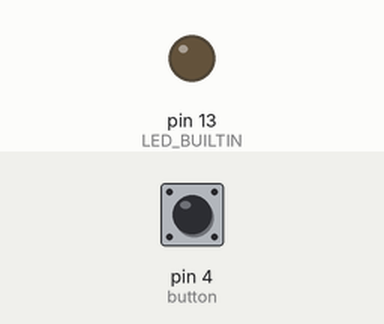
Simulated run of this sketch. Board: Arduino Uno, built with avr-gcc and run on an emulated ATmega328P. On the bench: output pins drawn as LEDs (lit = HIGH). The test bench sets the inputs (shaded band); at power-on: pin 4 (button) LOW.

Above: at 1.2 s.
1.3 s: pin 4 (button) pulled HIGH for 0.15 s
At 1.37 s:
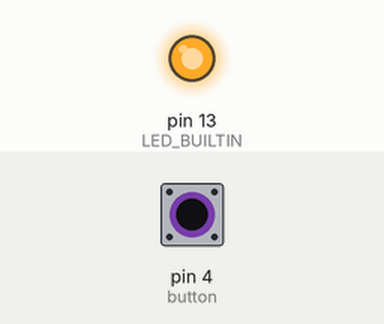
2.9 s: pin 4 (button) pulled HIGH for 3.2 s
At 7.4 s:
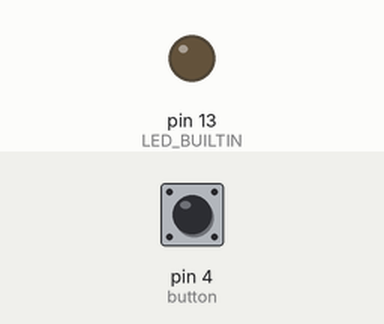
Timing chart, 0 to 8.9 s (numbered marks = the images above; inputs shaded):
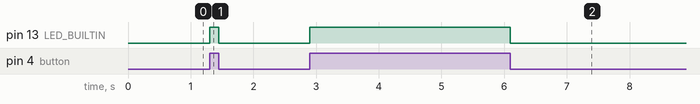

Measured:
- after the input at 1.3 s, pin 13 (LED_BUILTIN): LOW → HIGH at once, → LOW 0.15 s later
- after the input at 2.9 s, pin 13 (LED_BUILTIN): LOW → HIGH at once, → LOW 3.2 s later

The sketch:

sketch_lab3-2_low_rev_m.ino
```cpp
const int button = 4;
int btVoltage = 0;

void setup() {
  led_set(LED_BUILTIN);
  pinMode(button, INPUT);
}

void loop() {
  if (isButtonPress(LOW)){
      led_off(LED_BUILTIN);
  }
  else{
     led_on(LED_BUILTIN);
  }
}
```

button.ino
```cpp
int isButtonPress(int ActiveType) {
  btVoltage = digitalRead(button);// put your main code here, to run repeatedly:
  if (btVoltage == ActiveType) return true;
  else return false;
}
```

led.ino
```cpp
void led_set(int pin) {
  pinMode(pin, OUTPUT);// put your setup code here, to run once:
}

void led_on(int pin) {
  digitalWrite(pin, HIGH);
}

void led_off(int pin) {
  digitalWrite(pin, LOW);
}
```
